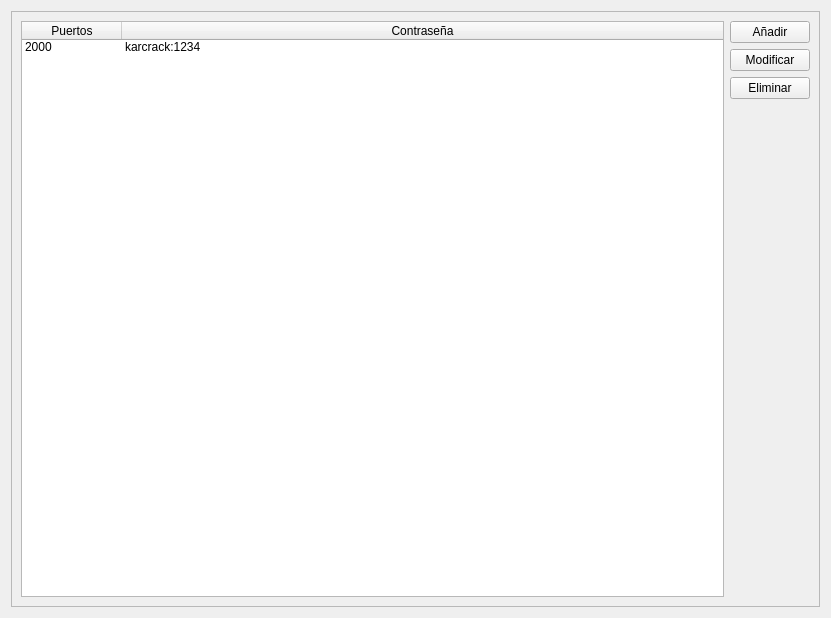
<?xml version="1.0" encoding="UTF-8"?>
<ui version="4.0">
 <class>StealthTab2</class>
 <widget class="QWidget" name="StealthTab2">
  <property name="geometry">
   <rect>
    <x>0</x>
    <y>0</y>
    <width>831</width>
    <height>618</height>
   </rect>
  </property>
  <property name="windowTitle">
   <string>Form</string>
  </property>
  <layout class="QGridLayout" name="gridLayout">
   <item row="0" column="0">
    <widget class="QFrame" name="frame">
     <property name="styleSheet">
      <string notr="true"/>
     </property>
     <property name="frameShape">
      <enum>QFrame::StyledPanel</enum>
     </property>
     <property name="frameShadow">
      <enum>QFrame::Sunken</enum>
     </property>
     <layout class="QGridLayout" name="gridLayout_2">
      <item row="0" column="1">
       <widget class="QPushButton" name="pushButton">
        <property name="text">
         <string>Añadir</string>
        </property>
       </widget>
      </item>
      <item row="1" column="1">
       <widget class="QPushButton" name="pushButton_2">
        <property name="text">
         <string>Modificar</string>
        </property>
       </widget>
      </item>
      <item row="2" column="1">
       <widget class="QPushButton" name="pushButton_3">
        <property name="text">
         <string>Eliminar</string>
        </property>
       </widget>
      </item>
      <item row="3" column="1">
       <spacer name="verticalSpacer">
        <property name="orientation">
         <enum>Qt::Vertical</enum>
        </property>
        <property name="sizeHint" stdset="0">
         <size>
          <width>20</width>
          <height>40</height>
         </size>
        </property>
       </spacer>
      </item>
      <item row="0" column="0" rowspan="4">
       <widget class="QTreeWidget" name="treeWidget">
        <property name="styleSheet">
         <string notr="true"/>
        </property>
        <property name="frameShape">
         <enum>QFrame::StyledPanel</enum>
        </property>
        <property name="showDropIndicator" stdset="0">
         <bool>false</bool>
        </property>
        <property name="indentation">
         <number>0</number>
        </property>
        <property name="rootIsDecorated">
         <bool>false</bool>
        </property>
        <property name="uniformRowHeights">
         <bool>true</bool>
        </property>
        <property name="sortingEnabled">
         <bool>false</bool>
        </property>
        <attribute name="headerCascadingSectionResizes">
         <bool>false</bool>
        </attribute>
        <attribute name="headerHighlightSections">
         <bool>false</bool>
        </attribute>
        <attribute name="headerShowSortIndicator" stdset="0">
         <bool>false</bool>
        </attribute>
        <attribute name="headerStretchLastSection">
         <bool>true</bool>
        </attribute>
        <column>
         <property name="text">
          <string>Puertos</string>
         </property>
         <property name="textAlignment">
          <set>AlignHCenter|AlignVCenter|AlignCenter</set>
         </property>
        </column>
        <column>
         <property name="text">
          <string>Contraseña</string>
         </property>
         <property name="textAlignment">
          <set>AlignHCenter|AlignVCenter|AlignCenter</set>
         </property>
        </column>
        <item>
         <property name="text">
          <string>2000</string>
         </property>
         <property name="text">
          <string>karcrack:1234</string>
         </property>
        </item>
       </widget>
      </item>
     </layout>
    </widget>
   </item>
  </layout>
 </widget>
 <resources/>
 <connections/>
</ui>
